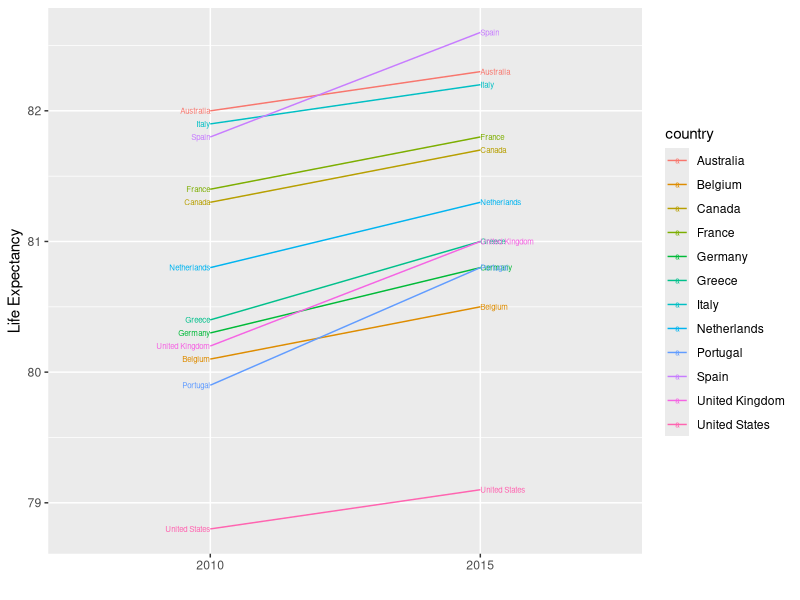
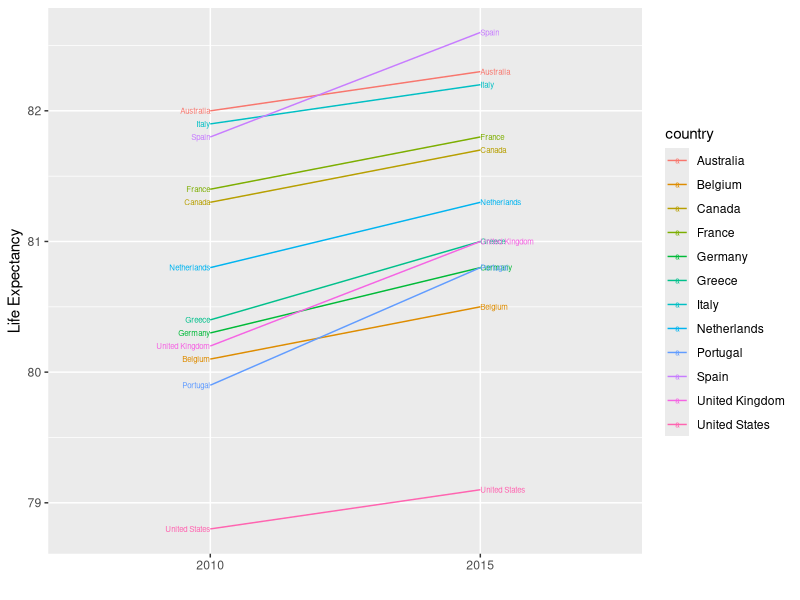

The R script that drew these images, in order:
library(dslabs)
library(tidyverse)
data(gapminder)
head(gapminder)

#slope chart
west <- c("Western Europe", "Northern Europe", "Southern Europe", "Northern America", "Australia and New Zealand")

gapminder %>%
  filter(year %in% c(2010,2015) & region %in% west & !is.na(life_expectancy) & population>10^7) %>%
  mutate(year=as.factor(year)) %>%
  ggplot(aes(year,life_expectancy,group=country)) +
  geom_line(aes(col=country)) +
  geom_text(aes(label=country,
                x=ifelse(year==2010,1,2),
                hjust=ifelse(year==2010,1,0),
                col=country),size=2) +
  xlab("") +
  ylab("Life Expectancy")

ggsave("figs/slop_chart.png")
